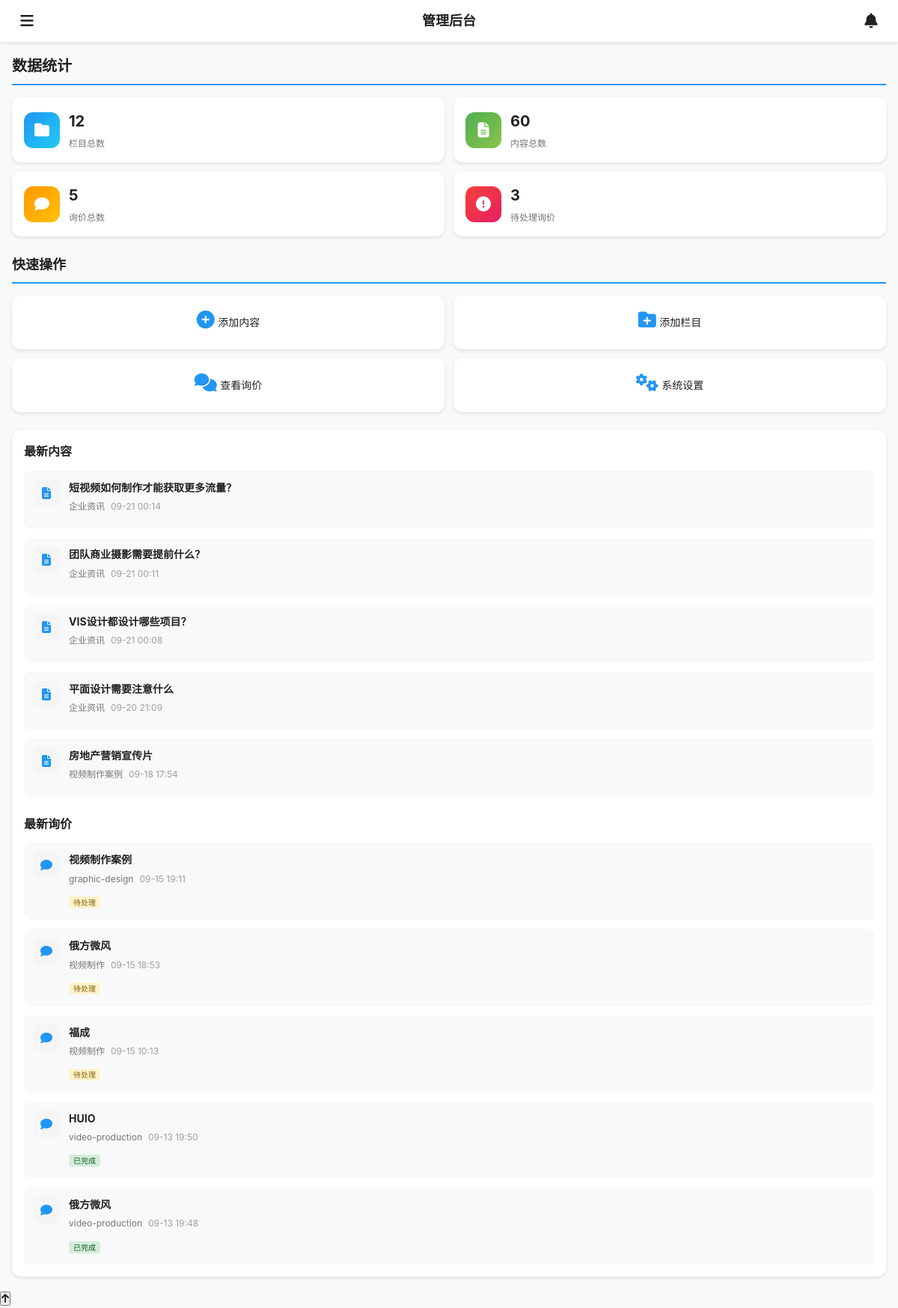
/appadmin/index.php (signed in), run on the app's committed database.
### tables this page shows
CREATE TABLE `contents` (
  `id` int(11) NOT NULL AUTO_INCREMENT,
  `category_id` int(11) NOT NULL COMMENT '栏目ID',
  `title` varchar(200) NOT NULL COMMENT '标题',
  `slug` varchar(200) NOT NULL COMMENT 'URL别名',
  `summary` text COMMENT '摘要',
  `content` longtext COMMENT '内容',
  `thumbnail` varchar(500) DEFAULT NULL COMMENT '缩略图',
  `images` json DEFAULT NULL COMMENT '图片集合',
  `videos` json DEFAULT NULL COMMENT '视频集合',
  `tags` varchar(500) DEFAULT NULL COMMENT '标签',
  `view_count` int(11) NOT NULL DEFAULT '0' COMMENT '浏览量',
  `sort_order` int(11) NOT NULL DEFAULT '0' COMMENT '排序',
  `is_featured` tinyint(1) NOT NULL DEFAULT '0' COMMENT '是否推荐',
  `is_published` tinyint(1) NOT NULL DEFAULT '1' COMMENT '是否发布',
  `published_at` timestamp NULL DEFAULT NULL COMMENT '发布时间',
  `seo_title` varchar(200) DEFAULT NULL COMMENT 'SEO标题',
  `seo_keywords` varchar(500) DEFAULT NULL COMMENT 'SEO关键词',
  `seo_description` varchar(500) DEFAULT NULL COMMENT 'SEO描述',
  `created_at` timestamp NOT NULL DEFAULT CURRENT_TIMESTAMP COMMENT '创建时间',
  `updated_at` timestamp NOT NULL DEFAULT CURRENT_TIMESTAMP ON UPDATE CURRENT_TIMESTAMP COMMENT '更新时间',
  PRIMARY KEY (`id`),
  UNIQUE KEY `slug` (`slug`),
  KEY `category_id` (`category_id`),
  KEY `is_published` (`is_published`),
  KEY `is_featured` (`is_featured`),
  KEY `sort_order` (`sort_order`)
);

CREATE TABLE `categories` (
  `id` int(11) NOT NULL AUTO_INCREMENT,
  `name` varchar(100) NOT NULL COMMENT '栏目名称',
  `slug` varchar(100) NOT NULL COMMENT 'URL别名',
  `description` text COMMENT '栏目描述',
  `channel_content` longtext COMMENT '频道页面内容',
  `template_type` enum('channel','list','content') NOT NULL DEFAULT 'list' COMMENT '模板类型',
  `template_file` varchar(100) DEFAULT NULL COMMENT '模板文件名',
  `parent_id` int(11) NOT NULL DEFAULT '0' COMMENT '父栏目ID',
  `sort_order` int(11) NOT NULL DEFAULT '0' COMMENT '排序',
  `is_active` tinyint(1) NOT NULL DEFAULT '1' COMMENT '是否启用',
  `meta_title` varchar(200) DEFAULT NULL COMMENT 'SEO标题',
  `meta_keywords` varchar(500) DEFAULT NULL COMMENT 'SEO关键词',
  `meta_description` varchar(500) DEFAULT NULL COMMENT 'SEO描述',
  `created_at` timestamp NOT NULL DEFAULT CURRENT_TIMESTAMP COMMENT '创建时间',
  `updated_at` timestamp NOT NULL DEFAULT CURRENT_TIMESTAMP ON UPDATE CURRENT_TIMESTAMP COMMENT '更新时间',
  `content_template_id` int(11) DEFAULT NULL COMMENT '内容模板ID',
  PRIMARY KEY (`id`),
  UNIQUE KEY `slug` (`slug`),
  KEY `parent_id` (`parent_id`),
  KEY `sort_order` (`sort_order`),
  KEY `is_active` (`is_active`),
  KEY `idx_template_file` (`template_file`),
  KEY `idx_content_template_id` (`content_template_id`)
);

CREATE TABLE `inquiries` (
  `id` int(11) NOT NULL AUTO_INCREMENT,
  `name` varchar(100) NOT NULL COMMENT '姓名',
  `company` varchar(200) DEFAULT NULL COMMENT '公司名称',
  `phone` varchar(20) NOT NULL COMMENT '联系电话',
  `email` varchar(100) DEFAULT NULL COMMENT '邮箱',
  `service_type` varchar(100) NOT NULL COMMENT '服务类型',
  `budget` varchar(50) DEFAULT NULL COMMENT '预算范围',
  `project_description` text COMMENT '项目描述',
  `requirements` text COMMENT '具体需求',
  `timeline` varchar(100) DEFAULT NULL COMMENT '预期时间',
  `source` varchar(50) DEFAULT 'website' COMMENT '来源渠道',
  `status` enum('pending','processing','completed','cancelled') NOT NULL DEFAULT 'pending' COMMENT '处理状态',
  `priority` enum('low','normal','high','urgent') DEFAULT 'normal' COMMENT '优先级',
  `notes` text COMMENT '备注',
  `response_content` text COMMENT '回复内容',
  `response_at` datetime DEFAULT NULL COMMENT '回复时间',
  `assigned_to` int(11) DEFAULT NULL COMMENT '分配给谁',
  `followed_up_at` timestamp NULL DEFAULT NULL COMMENT '跟进时间',
  `created_at` timestamp NOT NULL DEFAULT CURRENT_TIMESTAMP COMMENT '创建时间',
  `updated_at` timestamp NOT NULL DEFAULT CURRENT_TIMESTAMP ON UPDATE CURRENT_TIMESTAMP COMMENT '更新时间',
  PRIMARY KEY (`id`),
  KEY `status` (`status`),
  KEY `service_type` (`service_type`),
  KEY `created_at` (`created_at`),
  KEY `priority` (`priority`),
  KEY `assigned_to` (`assigned_to`)
);

### includes/functions.php (called while the page is built, shortened)
<?php
function format_date($date, $format = 'Y-m-d H:i:s') {
    return date($format, strtotime($date));
}
function truncate_string($string, $length = 100, $suffix = '...') {
    if (mb_strlen($string, 'UTF-8') <= $length) {
        return $string;
    }
    return mb_substr($string, 0, $length, 'UTF-8') . $suffix;
}
?>

### appadmin/index.php (the view, shortened to what this page needs)
<?php
require_once '../includes/functions.php';
try {
    $stats = [];
    $stmt = $db->prepare("SELECT COUNT(*) as total FROM categories");
    $stmt->execute();
    $stats['categories'] = $stmt->fetch()['total'];
    $stmt = $db->prepare("SELECT COUNT(*) as total FROM contents");
    $stmt->execute();
    $stats['contents'] = $stmt->fetch()['total'];
    $stmt = $db->prepare("SELECT COUNT(*) as total FROM contents WHERE is_published = 1");
    $stmt->execute();
    $stats['published_contents'] = $stmt->fetch()['total'];
    $stmt = $db->prepare("SELECT COUNT(*) as total FROM inquiries");
    $stmt->execute();
    $stats['inquiries'] = $stmt->fetch()['total'];
    $stmt = $db->prepare("SELECT COUNT(*) as total FROM inquiries WHERE status = 'pending'");
    $stmt->execute();
    $stats['pending_inquiries'] = $stmt->fetch()['total'];
    $stmt = $db->prepare("SELECT COUNT(*) as total FROM contents WHERE DATE(created_at) = CURDATE()");
    $stmt->execute();
    $stats['today_contents'] = $stmt->fetch()['total'];
    $stmt = $db->prepare("SELECT COUNT(*) as total FROM inquiries WHERE DATE(created_at) = CURDATE()");
    $stmt->execute();
    $stats['today_inquiries'] = $stmt->fetch()['total'];
    $stmt = $db->prepare("SELECT c.id, c.title, c.created_at, cat.name as category_name
                          FROM contents c
                          LEFT JOIN categories cat ON c.category_id = cat.id
                          ORDER BY c.created_at DESC LIMIT 5");
    $stmt->execute();
    $latest_contents = $stmt->fetchAll();
    $stmt = $db->prepare("SELECT id, name, service_type, created_at, status FROM inquiries ORDER BY created_at DESC LIMIT 5");
    $stmt->execute();
    $latest_inquiries = $stmt->fetchAll();
} catch(PDOException $e) {
    $stats = [];
    $latest_contents = [];
    $latest_inquiries = [];
}
?>
<!DOCTYPE html>
<html lang="zh-CN">
<head>
    <link rel="stylesheet" href="https://unpkg.com/layui@2.8.0/dist/css/layui.css">
    <link rel="stylesheet" href="assets/css/mobile-admin.css">
    <link rel="stylesheet" href="https://cdnjs.cloudflare.com/ajax/libs/font-awesome/6.4.0/css/all.min.css">
</head>
<body>
    <div class="mobile-layout">
        <div class="mobile-header">
            <div class="header-left">
                <button class="menu-toggle" id="menuToggle">
                    <i class="fas fa-bars"></i>
                </button>
            </div>
            <div class="header-title">
                <h1>管理后台</h1>
            </div>
            <div class="header-right">
                <button class="notification-btn" id="notificationBtn">
                    <i class="fas fa-bell"></i>
                </button>
            </div>
        </div>
        <div class="mobile-main">
            <div class="dashboard-stats">
                <h2 class="section-title">数据统计</h2>
                <div class="stats-grid">
                    <div class="stat-card">
                        <div class="stat-icon bg-blue">
                            <i class="fas fa-folder"></i>
                        </div>
                        <div class="stat-info">
                            <h3><?php echo $stats['categories'] ?? 0; ?></h3>
                            <p>栏目总数</p>
                        </div>
                    </div>
                    <div class="stat-card">
                        <div class="stat-icon bg-green">
                            <i class="fas fa-file-alt"></i>
                        </div>
                        <div class="stat-info">
                            <h3><?php echo $stats['contents'] ?? 0; ?></h3>
                            <p>内容总数</p>
                        </div>
                    </div>
                    <div class="stat-card">
                        <div class="stat-icon bg-orange">
                            <i class="fas fa-comment"></i>
                        </div>
                        <div class="stat-info">
                            <h3><?php echo $stats['inquiries'] ?? 0; ?></h3>
                            <p>询价总数</p>
                        </div>
                    </div>
                    <div class="stat-card">
                        <div class="stat-icon bg-red">
                            <i class="fas fa-exclamation-circle"></i>
                        </div>
                        <div class="stat-info">
                            <h3><?php echo $stats['pending_inquiries'] ?? 0; ?></h3>
                            <p>待处理询价</p>
                        </div>
                    </div>
                </div>
            </div>
            <div class="quick-actions">
                <h2 class="section-title">快速操作</h2>
                <div class="actions-grid">
                    <a href="modules/content/add.php" class="action-card">
                        <i class="fas fa-plus-circle"></i>
                        <span>添加内容</span>
                    </a>
                    <a href="modules/category/add.php" class="action-card">
                        <i class="fas fa-folder-plus"></i>
                        <span>添加栏目</span>
                    </a>
                    <a href="modules/inquiry/" class="action-card">
                        <i class="fas fa-comments"></i>
                        <span>查看询价</span>
                    </a>
                    <a href="modules/system/" class="action-card">
                        <i class="fas fa-cogs"></i>
                        <span>系统设置</span>
                    </a>
                </div>
            </div>
            <div class="recent-activity">
                <div class="activity-section">
                    <h2>最新内容</h2>
                    <div class="activity-list">
                        <?php if (empty($latest_contents)): ?>
                            <p class="no-data">暂无内容</p>
                        <?php else: ?>
                            <?php foreach ($latest_contents as $content): ?>
                            <div class="activity-item">
                                <div class="item-icon">
                                    <i class="fas fa-file-alt"></i>
                                </div>
                                <div class="item-content">
                                    <h4>
                                        <a href="modules/content/edit.php?id=<?php echo $content['id']; ?>">
                                            <?php echo truncate_string($content['title'], 30); ?>
                                        </a>
                                    </h4>
                                    <p class="item-meta">
                                        <span class="category"><?php echo $content['category_name'] ?? '未分类'; ?></span>
                                        <span class="time"><?php echo format_date($content['created_at'], 'm-d H:i'); ?></span>
                                    </p>
                                </div>
                            </div>
                            <?php endforeach; ?>
                        <?php endif; ?>
                    </div>
                </div>
                <div class="activity-section">
                    <h2>最新询价</h2>
                    <div class="activity-list">
                        <?php if (empty($latest_inquiries)): ?>
                            <p class="no-data">暂无询价</p>
                        <?php else: ?>
                            <?php foreach ($latest_inquiries as $inquiry): ?>
                            <div class="activity-item">
                                <div class="item-icon">
                                    <i class="fas fa-comment"></i>
                                </div>
                                <div class="item-content">
                                    <h4>
                                        <a href="modules/inquiry/view.php?id=<?php echo $inquiry['id']; ?>">
                                            <?php echo $inquiry['name']; ?>
                                        </a>
                                    </h4>
                                    <p class="item-meta">
                                        <span class="service"><?php echo $inquiry['service_type']; ?></span>
                                        <span class="time"><?php echo format_date($inquiry['created_at'], 'm-d H:i'); ?></span>
                                    </p>
                                    <div class="item-status">
                                        <?php
                                        $status_map = ['pending' => '待处理', 'processing' => '处理中', 'completed' => '已完成'];
                                        $status_class = ['pending' => 'status-pending', 'processing' => 'status-processing', 'completed' => 'status-completed'];
                                        echo '<span class="status-badge ' . ($status_class[$inquiry['status']] ?? '') . '">' . ($status_map[$inquiry['status']] ?? $inquiry['status']) . '</span>';
                                        ?>
                                    </div>
                                </div>
                            </div>
                            <?php endforeach; ?>
                        <?php endif; ?>
                    </div>
                </div>
            </div>
        </div>
    </div>
</body>
</html>

### data on the page
contents: title "短视频如何制作才能获取更多流量？", category.name "企业资讯", created_at "09-21 00:14"
contents: title "团队商业摄影需要提前什么？", category.name "企业资讯", created_at "09-21 00:11"
contents: title "VIS设计都设计哪些项目？", category.name "企业资讯", created_at "09-21 00:08"
contents: title "平面设计需要注意什么", category.name "企业资讯", created_at "09-20 21:09"
contents: title "房地产营销宣传片", category.name "视频制作案例", created_at "09-18 17:54"
inquiries: name "视频制作案例", service_type "graphic-design", created_at "09-15 19:11", status "待处理"
inquiries: name "俄方微风", service_type "视频制作", created_at "09-15 18:53", status "待处理"
inquiries: name "福成", service_type "视频制作", created_at "09-15 10:13", status "待处理"
inquiries: name "HUIO", service_type "video-production", created_at "09-13 19:50", status "已完成"
inquiries: name "俄方微风", service_type "video-production", created_at "09-13 19:48", status "已完成"

### other printed values
$stats['categories'] "12"
$stats['contents'] "60"
$stats['inquiries'] "5"
$stats['pending_inquiries'] "3"
